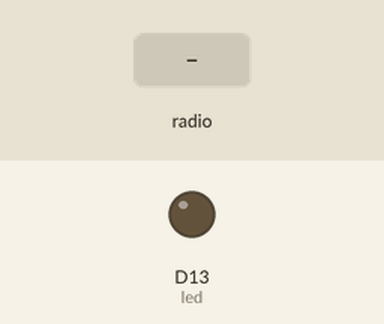
Bench run of a program on a simulated CircuitPython board. On the bench: output pins drawn as LEDs (lit = HIGH). The test bench sets the inputs (shaded band). No radio messages arrive unless stated (any console line starting 'radio sent:' is added by the test bench); what the program prints to the serial console is not drawn.

Above: at 1.2 s.
1.3 s: radio message "1" arrives
Timing chart, 0 to 4.3 s (numbered marks = the images above; inputs shaded):
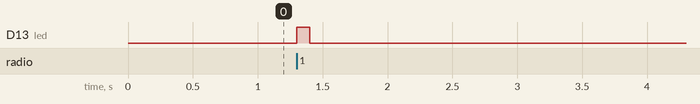

Measured:
- after the input at 1.3 s, D13 (led): LOW → HIGH at once, → LOW 0.10 s later

The program:

main.py
```python
import board
import busio
import digitalio
from digitalio import DigitalInOut
import time
import gc
import sys

# wiring from AIRLIFT breakout to itsybitsy_m4:
# (AIRLIFT breakout --> itsybitsy_m4)
# VIN --> USB
# GND --> GND
# SCK --> SCK
# MISO --> MISO
# MOSI --> MOSI
# CS --> D10
# RST --> D11
# BUSY --> D9


SLEEP_TIME = 30 # number of seconds to wait for each posting cycle
MAX_ATTEMPTS = 2 # max number of attempts to connect to wifi before sleeping

# setting up wifi ...

try:
    from network_secrets import network_secrets
except ImportError:
    print("WiFi secrets are kept in network_secrets.py, please add them there!")
    raise

# these get automatically imported from the network_secrets.py file ...
WIFI_ESSID=network_secrets['ssid']
WIFI_PASS=network_secrets['password']
farmos_pubkey=network_secrets['farmos_pubkey']
farmos_privkey=network_secrets['farmos_privkey']

# url for remote logging site
base_url= "https://edgecollective.farmos.net/farm/sensor/listener/"

FARMOS_POST_URL = base_url+farmos_pubkey+"?private_key="+farmos_privkey

EDGE_POST_URL = "http://64.227.0.108:8600/api/user"

import adafruit_esp32spi.adafruit_esp32spi_socket as socket
from adafruit_esp32spi import adafruit_esp32spi
import adafruit_requests as requests

esp32_cs = DigitalInOut(board.D10)
esp32_reset = DigitalInOut(board.D11)
esp32_ready = DigitalInOut(board.D9)

esp_spi = busio.SPI(board.SCK, board.MOSI, board.MISO)
esp = adafruit_esp32spi.ESP_SPIcontrol(esp_spi, esp32_cs, esp32_ready, esp32_reset)

def connect(essid,password): # note that these are arguments are b'essid' and b'password'
    print("Connecting to AP...")
    while not esp.is_connected:
        try:
            esp.connect_AP(essid, password)
        except RuntimeError as e:
            print("could not connect to AP, retrying: ",e)
            continue
    print("Connected to", str(esp.ssid, 'utf-8'), "\tRSSI:", esp.rssi)

    # Initialize a requests object with a socket and esp32spi interface
    requests.set_socket(socket, esp)

# setting up lora  ....

import adafruit_rfm9x

TIMEOUT=5

cs = digitalio.DigitalInOut(board.A5)
reset = digitalio.DigitalInOut(board.A4)
rfm9x = adafruit_rfm9x.RFM9x(esp_spi, cs, reset, 915.0)


# setting up an indicator LED for the itsy on-board red LED on pin 13
led = digitalio.DigitalInOut(board.D13)
led.direction = digitalio.Direction.OUTPUT
led.value = False

# main loop
attemptCount = 0

while True:

    gc.collect()

    try:

        print("radio waiting ...")
        packet = rfm9x.receive(timeout=TIMEOUT)
        if packet is not None:

            led.value=True
            time.sleep(.1)
            led.value=False

            p = str(packet, 'ascii').rstrip('\x00').strip().rstrip('\x00')

            print("Received: ",p)
            parts = p.strip('{').strip('}').split(",")
            print(parts)

            if len(parts)==6:
                print("Got here!")

                json_data={}
                for i in range(0,len(parts)):
                    q=parts[i].split(':')
                    print(q)
                    #field=str(q[0].strip('\"'))
                    field=q[0].strip('\"')
                    #value=float(q[1].strip('\"'))
                    value=q[1].strip('\"')
                    #value=q[1]
                    print(field,value)
                    json_data.update({field:value})
                    #json_data=json_data+field+":"+value
                    #if (i!=len(parts)-1):
                    #    json_data=json_data+","

                json_data.update({'rssi':rfm9x.rssi})
                #json_data=json_data+"}"
                print(json_data)
                #temp = parts[1]
                #print("temp=",temp)

                #json_data = {"cpu_temperature":temp}
                #json_data = p

                #json_data = {"cpu_temperature":32.2}
                print("json_data:",json_data)

                print("Posting to ",EDGE_POST_URL)

                connect(WIFI_ESSID,WIFI_PASS)
                response = requests.post(EDGE_POST_URL, json=json_data)
                response.close()

                print("Done. Sleeping for ", SLEEP_TIME, "seconds")

                for i in range(0,3):
                    led.value=True
                    time.sleep(.1)
                    led.value=False

                time.sleep(SLEEP_TIME) #in case no timer

    except Exception as e:
        if (attemptCount>MAX_ATTEMPTS):
            print("Error -- will try again in ", SLEEP_TIME, "seconds")
            time.sleep(90) #in case no timer
        print("error: "+str(e))
```

network_secrets.py
```python
network_secrets = {
    'ssid' : b'your_wifi_ssid',
    'password' : b'your_wifi_pass',
    'farmos_pubkey' : 'your_farmos_public_key',
    'farmos_privkey' : 'your_farmos_private_key'
    }
```
